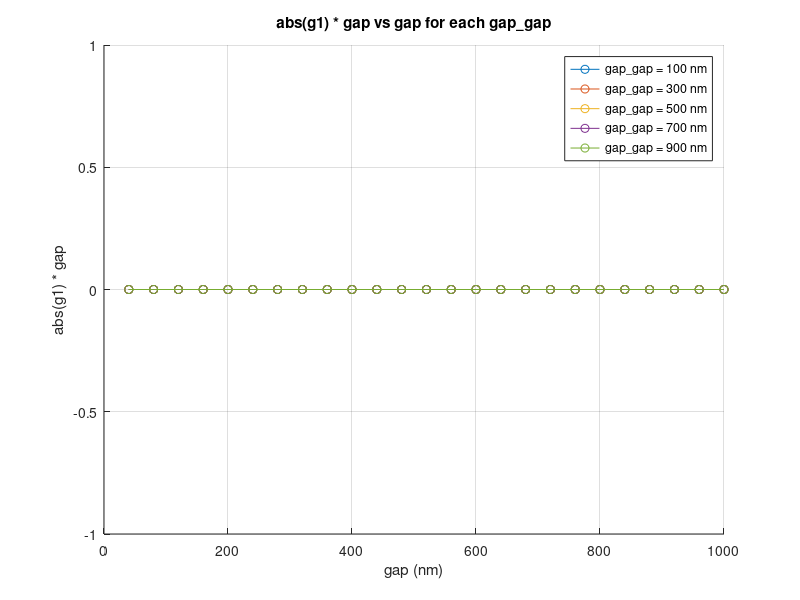
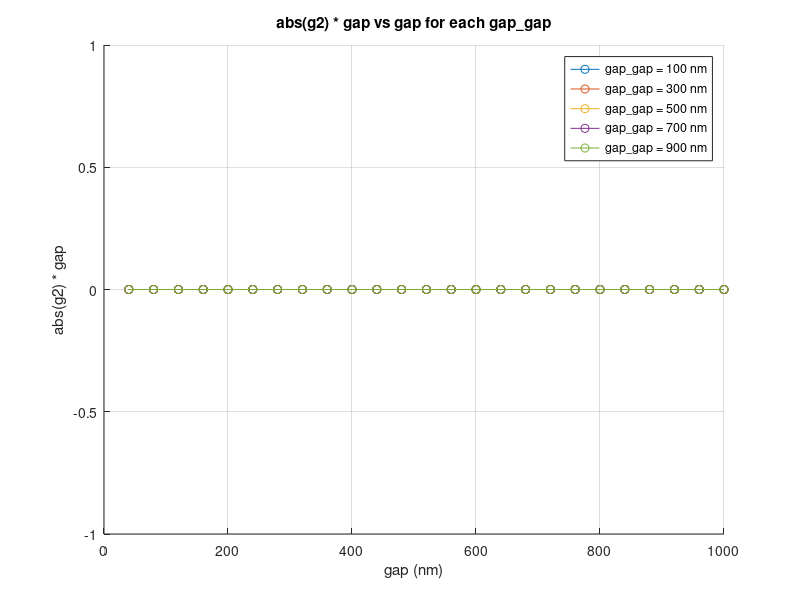
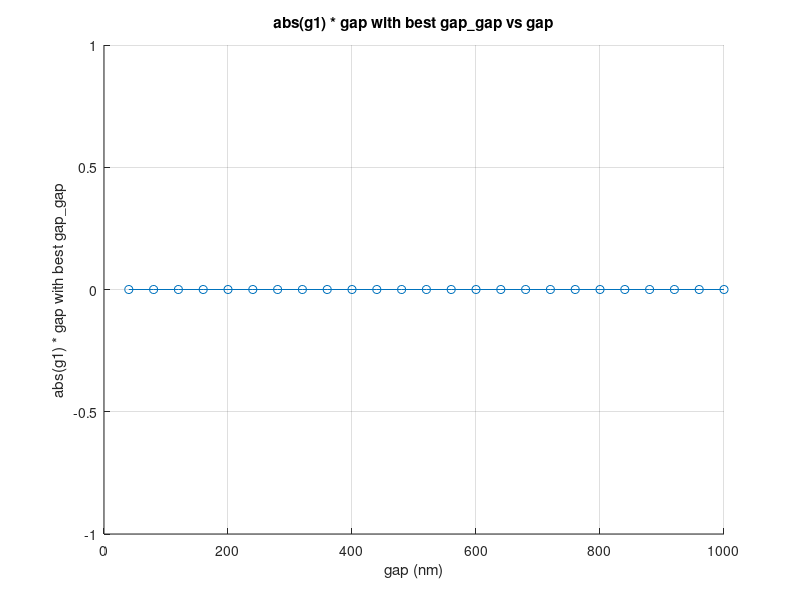
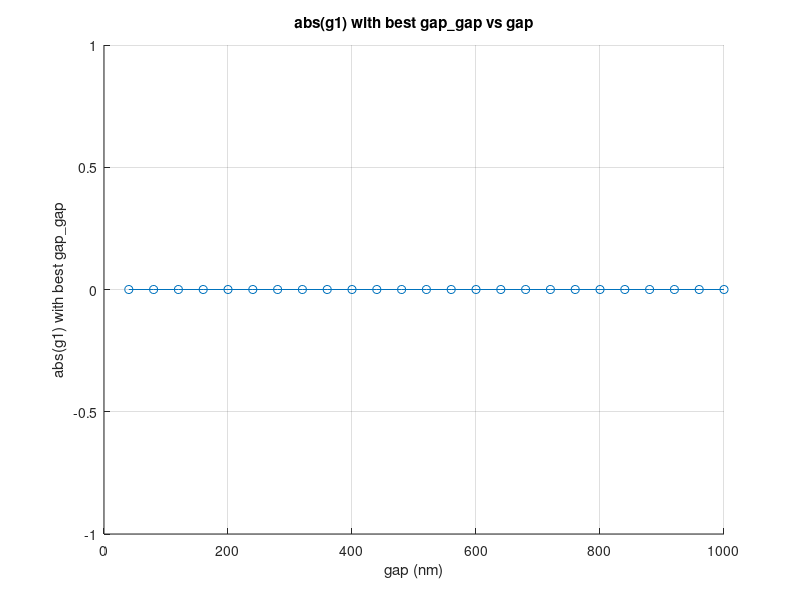

Reproduce these figures in MATLAB, in order.
clear; close all; clc;

%% 1. gap, gap_gap のリスト
gap_nm_values = 40:40:1000;
gap_gap_nm_values = 100:200:1000;

% テキストファイルが置かれているフォルダ
input_folder_name = 'result/double_channel_step_40_gapgap_step_200_jan23_parallel_grids_100_L04';
output_folder_name = 'result/double_channel_abs_g1_g2_gap_gap_jan24';


%% 2. データ格納用の配列 (gap vs gap_gap)
ngap    = length(gap_nm_values);
ngapgap = length(gap_gap_nm_values);

% abs(g1), abs(g2), abs(g1)+abs(g2), (abs(g1)+abs(g2))*gap を格納
G1_abs_2D = zeros(ngap, ngapgap);  % abs(g1)
G2_abs_2D = zeros(ngap, ngapgap);  % abs(g2)

G_abs_sums_2D           = zeros(ngap, ngapgap);  % (abs(g1) + abs(g2))
G_abs_sums_times_gap_2D = zeros(ngap, ngapgap);  % (abs(g1) + abs(g2)) * gap

% g1 * gap, g2 * gap を格納
G1_times_gap_2D = zeros(ngap, ngapgap);  % g1 * gap
G2_times_gap_2D = zeros(ngap, ngapgap);  % g2 * gap

%% 3. テキストファイルを読み込んで、各種値を取得
for iGap = 1:ngap
    gap_nm = gap_nm_values(iGap);
    
    for jGapGap = 1:ngapgap
        gap_gap_nm = gap_gap_nm_values(jGapGap);
        
        %---------------------------------------------------------
        % 3-1. ファイル名パターン
        %      final_acceleration_gradients_gap_xxx_gapgap_yyy_*.txt
        %---------------------------------------------------------
        file_pattern = sprintf('final_acceleration_gradients_gap_%d_gapgap_%d_*.txt', ...
            gap_nm, gap_gap_nm);
        file_list = dir(fullfile(input_folder_name, file_pattern));
        
        if isempty(file_list)
            fprintf('Warning: %s が見つかりません。\n', file_pattern);
            continue;
        end
        
        % 同じ条件で複数ファイルあれば最初の1つを使う
        target_file = fullfile(input_folder_name, file_list(1).name);
        
        %---------------------------------------------------------
        % 3-2. テキスト読み込み・正規表現
        %---------------------------------------------------------
        file_text = fileread(target_file);
        
        % G1_best (abs): xxx
        tokens_G1 = regexp(file_text, 'G1_best \(abs\): ([0-9e\+\-\.]+)', 'tokens', 'once');
        % G2_best (abs): xxx
        tokens_G2 = regexp(file_text, 'G2_best \(abs\): ([0-9e\+\-\.]+)', 'tokens', 'once');
        % (abs(g1)+abs(g2))*gap: xxx
        tokens_sum_gap = regexp(file_text, '\(abs\(g1\)\+abs\(g2\)\)\*gap: ([0-9e\+\-\.]+)', 'tokens', 'once');
        
        if isempty(tokens_G1) || isempty(tokens_G2) || isempty(tokens_sum_gap)
            fprintf('Warning: %s から必要な情報を取得できません。\n', target_file);
            continue;
        end
        
        % 数値に変換
        val_G1_abs = str2double(tokens_G1{1});
        val_G2_abs = str2double(tokens_G2{1});
        val_sum_times_gap = str2double(tokens_sum_gap{1});
        
        % (abs(g1)+abs(g2))
        val_sum = val_G1_abs + val_G2_abs;
        
        % g1 * gap, g2 * gap
        val_G1_times_gap = val_G1_abs * gap_nm;
        val_G2_times_gap = val_G2_abs * gap_nm;
        
        %---------------------------------------------------------
        % 3-3. 2次元配列に格納
        %---------------------------------------------------------
        G1_abs_2D(iGap, jGapGap)                = val_G1_abs;
        G2_abs_2D(iGap, jGapGap)                = val_G2_abs;
        G_abs_sums_2D(iGap, jGapGap)            = val_sum;
        G_abs_sums_times_gap_2D(iGap, jGapGap)  = val_sum_times_gap;
        G1_times_gap_2D(iGap, jGapGap)          = val_G1_times_gap;
        G2_times_gap_2D(iGap, jGapGap)          = val_G2_times_gap;
    end
end

%% タイムスタンプ文字列 (ファイル名に付加して一意化)
timestamp_str = datestr(now,'yyyy-mm-dd_HHMMSS');

% %% 4. グラフ1: abs(g1) * gap vs gap for each gap_gap
figure('Name','abs(g1) * gap vs gap for each gap\_gap');
hold on; grid on;

for jGapGap = 1:ngapgap
    plot(gap_nm_values, G1_abs_2D(:, jGapGap) .* gap_nm_values', '-o', ...
        'DisplayName', sprintf('gap\\_gap = %d nm', gap_gap_nm_values(jGapGap)));
end

xlabel('gap (nm)');
ylabel('abs(g1) * gap');
title('abs(g1) * gap vs gap for each gap\_gap');
legend('show');

% 保存
save_filename1 = fullfile(output_folder_name, ...
    sprintf('plot_abs_g1_times_gap_vs_gap_for_each_gapgap_%s.png', timestamp_str));
saveas(gcf, save_filename1);
fprintf('Saved figure: %s\n', save_filename1);

%% 5. グラフ2: abs(g2) * gap vs gap for each gap_gap
figure('Name','abs(g2) * gap vs gap for each gap\_gap');
hold on; grid on;

for jGapGap = 1:ngapgap
    plot(gap_nm_values, G2_abs_2D(:, jGapGap) .* gap_nm_values', '-o', ...
        'DisplayName', sprintf('gap\\_gap = %d nm', gap_gap_nm_values(jGapGap)));
end

xlabel('gap (nm)');
ylabel('abs(g2) * gap');
title('abs(g2) * gap vs gap for each gap\_gap');
legend('show');

% 保存
save_filename2 = fullfile(output_folder_name, ...
    sprintf('plot_abs_g2_times_gap_vs_gap_for_each_gapgap_%s.png', timestamp_str));
saveas(gcf, save_filename2);
fprintf('Saved figure: %s\n', save_filename2);

%% 6. グラフ3: abs(g1) * gap の gap_gap の中での最大値 vs gap
figure('Name','abs(g1) * gap with best gap\_gap vs gap');
hold on; grid on;

G1_abs_times_gap_max_over_gapgap = zeros(ngap,1);
best_gapgap_indices_for_G1 = zeros(ngap, 1); % Store the best gap_gap index

for iGap = 1:ngap
    [G1_abs_times_gap_max_over_gapgap(iGap), best_gapgap_indices_for_G1(iGap)] = ...
        max(G1_abs_2D(iGap,:) .* gap_nm_values(iGap));
    
end

plot(gap_nm_values, G1_abs_times_gap_max_over_gapgap, '-o', 'DisplayName', 'Max (abs(g1) * gap)');

xlabel('gap (nm)');
ylabel('abs(g1) * gap with best gap\_gap');
title('abs(g1) * gap with best gap\_gap vs gap');

% 保存
save_filename3 = fullfile(output_folder_name, ...
    sprintf('plot_max_abs_g1_times_gap_vs_gap_%s.png', timestamp_str));
saveas(gcf, save_filename3);
fprintf('Saved figure: %s\n', save_filename3);

% 追加: abs(g1) with best gap_gap vs gap
figure('Name','abs(g1) with best gap\_gap vs gap');
hold on; grid on;

G1_abs_max_over_gapgap = zeros(ngap,1);

for iGap = 1:ngap
    G1_abs_max_over_gapgap(iGap) = G1_abs_2D(iGap, best_gapgap_indices_for_G1(iGap));
end

plot(gap_nm_values, G1_abs_max_over_gapgap, '-o', 'DisplayName', 'Max (abs(g1))');

xlabel('gap (nm)');
ylabel('abs(g1) with best gap\_gap');
title('abs(g1) with best gap\_gap vs gap');

% 保存
save_filename4 = fullfile(output_folder_name, ...
    sprintf('plot_max_abs_g1_vs_gap_%s.png', timestamp_str));
saveas(gcf, save_filename4);
fprintf('Saved figure: %s\n', save_filename4);

%% 7. グラフ4: abs(g2) * gap の gap_gap の中での最大値 vs gap
figure('Name','abs(g2) * gap with best gap\_gap vs gap');
hold on; grid on;

G2_abs_times_gap_max_over_gapgap = zeros(ngap,1);
best_gapgap_indices_for_G2 = zeros(ngap,1);

for iGap = 1:ngap
    [G2_abs_times_gap_max_over_gapgap(iGap), best_gapgap_indices_for_G2(iGap)] = ...
        max(G2_abs_2D(iGap,:) .* gap_nm_values(iGap));
end


plot(gap_nm_values, G2_abs_times_gap_max_over_gapgap, '-o', 'DisplayName', 'Max (abs(g2) * gap)');


xlabel('gap (nm)');
ylabel('abs(g2) * gap with best gap\_gap');
title('abs(g2) * gap with best gap\_gap vs gap');

% 保存
save_filename5 = fullfile(output_folder_name, ...
    sprintf('plot_max_abs_g2_times_gap_vs_gap_%s.png', timestamp_str));
saveas(gcf, save_filename5);
fprintf('Saved figure: %s\n', save_filename5);

% 追加: abs(g2) with best gap_gap vs gap
figure('Name','abs(g2) with best gap\_gap vs gap');
hold on; grid on;

G2_abs_max_over_gapgap = zeros(ngap,1);

for iGap = 1:ngap
    G2_abs_max_over_gapgap(iGap) = G2_abs_2D(iGap, best_gapgap_indices_for_G2(iGap));
end

plot(gap_nm_values, G2_abs_max_over_gapgap, '-o', 'DisplayName', 'Max (abs(g2))');

xlabel('gap (nm)');
ylabel('abs(g2) with best gap\_gap');
title('abs(g2) with best gap\_gap vs gap');

% 保存
save_filename6 = fullfile(output_folder_name, ...
    sprintf('plot_max_abs_g2_vs_gap_%s.png', timestamp_str));
saveas(gcf, save_filename6);
fprintf('Saved figure: %s\n', save_filename6);

%% 8. グラフ5: (abs(g1) + abs(g2)) * gap vs gap for each gap_gap
figure('Name','(abs(g1)+abs(g2)) * gap vs gap for each gap\_gap');
hold on; grid on;

for jGapGap = 1:ngapgap
    plot(gap_nm_values, G_abs_sums_times_gap_2D(:, jGapGap), '-o', ...
        'DisplayName', sprintf('gap\\_gap = %d nm', gap_gap_nm_values(jGapGap)));
end

xlabel('gap (nm)');
ylabel('(abs(g1) + abs(g2)) * gap');
title('(abs(g1) + abs(g2)) * gap vs gap for each gap\_gap');
legend('show');

% 保存
save_filename7 = fullfile(output_folder_name, ...
    sprintf('plot_abs_g1_plus_g2_times_gap_vs_gap_for_each_gapgap_%s.png', timestamp_str));
saveas(gcf, save_filename7);
fprintf('Saved figure: %s\n', save_filename7);

%% 9. グラフ6: (abs(g1) + abs(g2)) * gap の gap_gap の中での最大値 vs gap
figure('Name','(abs(g1) + abs(g2)) * gap with best gap\_gap vs gap');
hold on; grid on;

G_abs_sums_times_gap_max_over_gapgap = zeros(ngap,1);
best_gapgap_indices_for_sums = zeros(ngap,1);


for iGap = 1:ngap
    [G_abs_sums_times_gap_max_over_gapgap(iGap), best_gapgap_indices_for_sums(iGap)] = ...
        max(G_abs_sums_times_gap_2D(iGap,:));
end

plot(gap_nm_values, G_abs_sums_times_gap_max_over_gapgap, '-o', 'DisplayName', 'Max ((abs(g1) + abs(g2)) * gap)');


xlabel('gap (nm)');
ylabel('(abs(g1) + abs(g2)) * gap with best gap\_gap');
title('(abs(g1) + abs(g2)) * gap with best gap\_gap vs gap');

% 保存
save_filename8 = fullfile(output_folder_name, ...
    sprintf('plot_max_abs_g1_plus_g2_times_gap_vs_gap_%s.png', timestamp_str));
saveas(gcf, save_filename8);
fprintf('Saved figure: %s\n', save_filename8);

% // 追加: g1 * gap vs gap for each gap_gap
figure('Name','g1 * gap vs gap for each gap\_gap');
hold on; grid on;

for jGapGap = 1:ngapgap
    plot(gap_nm_values, G1_times_gap_2D(:, jGapGap), '-o', ...
        'DisplayName', sprintf('gap\\_gap = %d nm', gap_gap_nm_values(jGapGap)));
end

xlabel('gap (nm)');
ylabel('g1 * gap');
title('g1 * gap vs gap for each gap\_gap');
legend('show');

% 保存
save_filename9 = fullfile(output_folder_name, ...
    sprintf('plot_g1_times_gap_vs_gap_for_each_gapgap_%s.png', timestamp_str));
saveas(gcf, save_filename9);
fprintf('Saved figure: %s\n', save_filename9);

% // 追加: g2 * gap vs gap for each gap_gap
figure('Name','g2 * gap vs gap for each gap\_gap');
hold on; grid on;

for jGapGap = 1:ngapgap
    plot(gap_nm_values, G2_times_gap_2D(:, jGapGap), '-o', ...
        'DisplayName', sprintf('gap\\_gap = %d nm', gap_gap_nm_values(jGapGap)));
end

xlabel('gap (nm)');
ylabel('g2 * gap');
title('g2 * gap vs gap for each gap\_gap');
legend('show');

% 保存
save_filename10 = fullfile(output_folder_name, ...
    sprintf('plot_g2_times_gap_vs_gap_for_each_gapgap_%s.png', timestamp_str));
saveas(gcf, save_filename10);
fprintf('Saved figure: %s\n', save_filename10);
